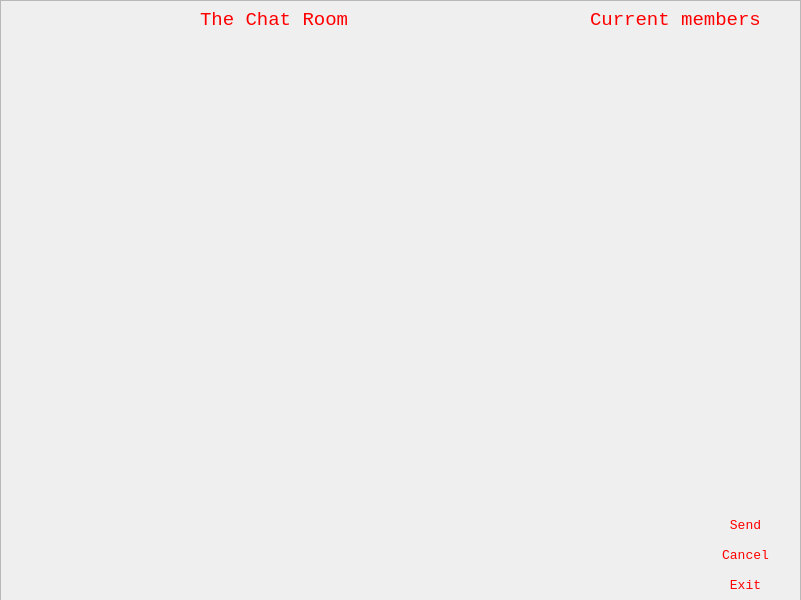
<?xml version="1.0" encoding="UTF-8"?>
<ui version="4.0">
 <class>Dialog</class>
 <widget class="QDialog" name="Dialog">
  <property name="geometry">
   <rect>
    <x>0</x>
    <y>0</y>
    <width>801</width>
    <height>600</height>
   </rect>
  </property>
  <property name="palette">
   <palette>
    <active>
     <colorrole role="ButtonText">
      <brush brushstyle="SolidPattern">
       <color alpha="255">
        <red>255</red>
        <green>255</green>
        <blue>255</blue>
       </color>
      </brush>
     </colorrole>
    </active>
    <inactive>
     <colorrole role="ButtonText">
      <brush brushstyle="SolidPattern">
       <color alpha="255">
        <red>255</red>
        <green>255</green>
        <blue>255</blue>
       </color>
      </brush>
     </colorrole>
    </inactive>
    <disabled>
     <colorrole role="ButtonText">
      <brush brushstyle="SolidPattern">
       <color alpha="255">
        <red>120</red>
        <green>120</green>
        <blue>120</blue>
       </color>
      </brush>
     </colorrole>
    </disabled>
   </palette>
  </property>
  <property name="windowTitle">
   <string>Dialog</string>
  </property>
  <property name="styleSheet">
   <string notr="true"/>
  </property>
  <widget class="QPushButton" name="sendBtnObj">
   <property name="geometry">
    <rect>
     <x>680</x>
     <y>510</y>
     <width>131</width>
     <height>31</height>
    </rect>
   </property>
   <property name="palette">
    <palette>
     <active>
      <colorrole role="WindowText">
       <brush brushstyle="SolidPattern">
        <color alpha="255">
         <red>255</red>
         <green>0</green>
         <blue>0</blue>
        </color>
       </brush>
      </colorrole>
      <colorrole role="Text">
       <brush brushstyle="SolidPattern">
        <color alpha="255">
         <red>255</red>
         <green>0</green>
         <blue>0</blue>
        </color>
       </brush>
      </colorrole>
      <colorrole role="ButtonText">
       <brush brushstyle="SolidPattern">
        <color alpha="255">
         <red>255</red>
         <green>0</green>
         <blue>0</blue>
        </color>
       </brush>
      </colorrole>
     </active>
     <inactive>
      <colorrole role="WindowText">
       <brush brushstyle="SolidPattern">
        <color alpha="255">
         <red>255</red>
         <green>0</green>
         <blue>0</blue>
        </color>
       </brush>
      </colorrole>
      <colorrole role="Text">
       <brush brushstyle="SolidPattern">
        <color alpha="255">
         <red>255</red>
         <green>0</green>
         <blue>0</blue>
        </color>
       </brush>
      </colorrole>
      <colorrole role="ButtonText">
       <brush brushstyle="SolidPattern">
        <color alpha="255">
         <red>255</red>
         <green>0</green>
         <blue>0</blue>
        </color>
       </brush>
      </colorrole>
     </inactive>
     <disabled>
      <colorrole role="WindowText">
       <brush brushstyle="SolidPattern">
        <color alpha="255">
         <red>255</red>
         <green>0</green>
         <blue>0</blue>
        </color>
       </brush>
      </colorrole>
      <colorrole role="Text">
       <brush brushstyle="SolidPattern">
        <color alpha="255">
         <red>255</red>
         <green>0</green>
         <blue>0</blue>
        </color>
       </brush>
      </colorrole>
      <colorrole role="ButtonText">
       <brush brushstyle="SolidPattern">
        <color alpha="255">
         <red>255</red>
         <green>0</green>
         <blue>0</blue>
        </color>
       </brush>
      </colorrole>
     </disabled>
    </palette>
   </property>
   <property name="font">
    <font>
     <family>Consolas</family>
     <pointsize>10</pointsize>
    </font>
   </property>
   <property name="styleSheet">
    <string notr="true">color: rgb(255, 0, 0);</string>
   </property>
   <property name="text">
    <string>Send</string>
   </property>
   <property name="flat">
    <bool>true</bool>
   </property>
  </widget>
  <widget class="QScrollArea" name="scrollArea">
   <property name="geometry">
    <rect>
     <x>0</x>
     <y>40</y>
     <width>581</width>
     <height>471</height>
    </rect>
   </property>
   <property name="styleSheet">
    <string notr="true">background-color: transparent;</string>
   </property>
   <property name="widgetResizable">
    <bool>true</bool>
   </property>
   <widget class="QWidget" name="scrollAreaWidgetContents">
    <property name="geometry">
     <rect>
      <x>0</x>
      <y>0</y>
      <width>579</width>
      <height>469</height>
     </rect>
    </property>
    <widget class="QTextBrowser" name="textBrowser">
     <property name="geometry">
      <rect>
       <x>0</x>
       <y>0</y>
       <width>581</width>
       <height>471</height>
      </rect>
     </property>
     <property name="palette">
      <palette>
       <active>
        <colorrole role="WindowText">
         <brush brushstyle="SolidPattern">
          <color alpha="255">
           <red>85</red>
           <green>255</green>
           <blue>255</blue>
          </color>
         </brush>
        </colorrole>
        <colorrole role="Button">
         <brush brushstyle="SolidPattern">
          <color alpha="0">
           <red>0</red>
           <green>0</green>
           <blue>0</blue>
          </color>
         </brush>
        </colorrole>
        <colorrole role="Light">
         <brush brushstyle="SolidPattern">
          <color alpha="255">
           <red>255</red>
           <green>255</green>
           <blue>255</blue>
          </color>
         </brush>
        </colorrole>
        <colorrole role="Midlight">
         <brush brushstyle="SolidPattern">
          <color alpha="255">
           <red>255</red>
           <green>255</green>
           <blue>255</blue>
          </color>
         </brush>
        </colorrole>
        <colorrole role="Dark">
         <brush brushstyle="SolidPattern">
          <color alpha="255">
           <red>127</red>
           <green>127</green>
           <blue>127</blue>
          </color>
         </brush>
        </colorrole>
        <colorrole role="Mid">
         <brush brushstyle="SolidPattern">
          <color alpha="255">
           <red>170</red>
           <green>170</green>
           <blue>170</blue>
          </color>
         </brush>
        </colorrole>
        <colorrole role="Text">
         <brush brushstyle="SolidPattern">
          <color alpha="255">
           <red>85</red>
           <green>255</green>
           <blue>255</blue>
          </color>
         </brush>
        </colorrole>
        <colorrole role="BrightText">
         <brush brushstyle="SolidPattern">
          <color alpha="255">
           <red>255</red>
           <green>255</green>
           <blue>255</blue>
          </color>
         </brush>
        </colorrole>
        <colorrole role="ButtonText">
         <brush brushstyle="SolidPattern">
          <color alpha="255">
           <red>85</red>
           <green>255</green>
           <blue>255</blue>
          </color>
         </brush>
        </colorrole>
        <colorrole role="Base">
         <brush brushstyle="NoBrush">
          <color alpha="255">
           <red>0</red>
           <green>0</green>
           <blue>0</blue>
          </color>
         </brush>
        </colorrole>
        <colorrole role="Window">
         <brush brushstyle="SolidPattern">
          <color alpha="0">
           <red>0</red>
           <green>0</green>
           <blue>0</blue>
          </color>
         </brush>
        </colorrole>
        <colorrole role="Shadow">
         <brush brushstyle="SolidPattern">
          <color alpha="255">
           <red>0</red>
           <green>0</green>
           <blue>0</blue>
          </color>
         </brush>
        </colorrole>
        <colorrole role="AlternateBase">
         <brush brushstyle="SolidPattern">
          <color alpha="255">
           <red>255</red>
           <green>255</green>
           <blue>255</blue>
          </color>
         </brush>
        </colorrole>
        <colorrole role="ToolTipBase">
         <brush brushstyle="SolidPattern">
          <color alpha="255">
           <red>255</red>
           <green>255</green>
           <blue>220</blue>
          </color>
         </brush>
        </colorrole>
        <colorrole role="ToolTipText">
         <brush brushstyle="SolidPattern">
          <color alpha="255">
           <red>0</red>
           <green>0</green>
           <blue>0</blue>
          </color>
         </brush>
        </colorrole>
       </active>
       <inactive>
        <colorrole role="WindowText">
         <brush brushstyle="SolidPattern">
          <color alpha="255">
           <red>85</red>
           <green>255</green>
           <blue>255</blue>
          </color>
         </brush>
        </colorrole>
        <colorrole role="Button">
         <brush brushstyle="SolidPattern">
          <color alpha="0">
           <red>0</red>
           <green>0</green>
           <blue>0</blue>
          </color>
         </brush>
        </colorrole>
        <colorrole role="Light">
         <brush brushstyle="SolidPattern">
          <color alpha="255">
           <red>255</red>
           <green>255</green>
           <blue>255</blue>
          </color>
         </brush>
        </colorrole>
        <colorrole role="Midlight">
         <brush brushstyle="SolidPattern">
          <color alpha="255">
           <red>255</red>
           <green>255</green>
           <blue>255</blue>
          </color>
         </brush>
        </colorrole>
        <colorrole role="Dark">
         <brush brushstyle="SolidPattern">
          <color alpha="255">
           <red>127</red>
           <green>127</green>
           <blue>127</blue>
          </color>
         </brush>
        </colorrole>
        <colorrole role="Mid">
         <brush brushstyle="SolidPattern">
          <color alpha="255">
           <red>170</red>
           <green>170</green>
           <blue>170</blue>
          </color>
         </brush>
        </colorrole>
        <colorrole role="Text">
         <brush brushstyle="SolidPattern">
          <color alpha="255">
           <red>85</red>
           <green>255</green>
           <blue>255</blue>
          </color>
         </brush>
        </colorrole>
        <colorrole role="BrightText">
         <brush brushstyle="SolidPattern">
          <color alpha="255">
           <red>255</red>
           <green>255</green>
           <blue>255</blue>
          </color>
         </brush>
        </colorrole>
        <colorrole role="ButtonText">
         <brush brushstyle="SolidPattern">
          <color alpha="255">
           <red>85</red>
           <green>255</green>
           <blue>255</blue>
          </color>
         </brush>
        </colorrole>
        <colorrole role="Base">
         <brush brushstyle="NoBrush">
          <color alpha="255">
           <red>0</red>
           <green>0</green>
           <blue>0</blue>
          </color>
         </brush>
        </colorrole>
        <colorrole role="Window">
         <brush brushstyle="SolidPattern">
          <color alpha="0">
           <red>0</red>
           <green>0</green>
           <blue>0</blue>
          </color>
         </brush>
        </colorrole>
        <colorrole role="Shadow">
         <brush brushstyle="SolidPattern">
          <color alpha="255">
           <red>0</red>
           <green>0</green>
           <blue>0</blue>
          </color>
         </brush>
        </colorrole>
        <colorrole role="AlternateBase">
         <brush brushstyle="SolidPattern">
          <color alpha="255">
           <red>255</red>
           <green>255</green>
           <blue>255</blue>
          </color>
         </brush>
        </colorrole>
        <colorrole role="ToolTipBase">
         <brush brushstyle="SolidPattern">
          <color alpha="255">
           <red>255</red>
           <green>255</green>
           <blue>220</blue>
          </color>
         </brush>
        </colorrole>
        <colorrole role="ToolTipText">
         <brush brushstyle="SolidPattern">
          <color alpha="255">
           <red>0</red>
           <green>0</green>
           <blue>0</blue>
          </color>
         </brush>
        </colorrole>
       </inactive>
       <disabled>
        <colorrole role="WindowText">
         <brush brushstyle="SolidPattern">
          <color alpha="255">
           <red>85</red>
           <green>255</green>
           <blue>255</blue>
          </color>
         </brush>
        </colorrole>
        <colorrole role="Button">
         <brush brushstyle="SolidPattern">
          <color alpha="0">
           <red>0</red>
           <green>0</green>
           <blue>0</blue>
          </color>
         </brush>
        </colorrole>
        <colorrole role="Light">
         <brush brushstyle="SolidPattern">
          <color alpha="255">
           <red>255</red>
           <green>255</green>
           <blue>255</blue>
          </color>
         </brush>
        </colorrole>
        <colorrole role="Midlight">
         <brush brushstyle="SolidPattern">
          <color alpha="255">
           <red>255</red>
           <green>255</green>
           <blue>255</blue>
          </color>
         </brush>
        </colorrole>
        <colorrole role="Dark">
         <brush brushstyle="SolidPattern">
          <color alpha="255">
           <red>127</red>
           <green>127</green>
           <blue>127</blue>
          </color>
         </brush>
        </colorrole>
        <colorrole role="Mid">
         <brush brushstyle="SolidPattern">
          <color alpha="255">
           <red>170</red>
           <green>170</green>
           <blue>170</blue>
          </color>
         </brush>
        </colorrole>
        <colorrole role="Text">
         <brush brushstyle="SolidPattern">
          <color alpha="255">
           <red>85</red>
           <green>255</green>
           <blue>255</blue>
          </color>
         </brush>
        </colorrole>
        <colorrole role="BrightText">
         <brush brushstyle="SolidPattern">
          <color alpha="255">
           <red>255</red>
           <green>255</green>
           <blue>255</blue>
          </color>
         </brush>
        </colorrole>
        <colorrole role="ButtonText">
         <brush brushstyle="SolidPattern">
          <color alpha="255">
           <red>85</red>
           <green>255</green>
           <blue>255</blue>
          </color>
         </brush>
        </colorrole>
        <colorrole role="Base">
         <brush brushstyle="NoBrush">
          <color alpha="255">
           <red>0</red>
           <green>0</green>
           <blue>0</blue>
          </color>
         </brush>
        </colorrole>
        <colorrole role="Window">
         <brush brushstyle="SolidPattern">
          <color alpha="0">
           <red>0</red>
           <green>0</green>
           <blue>0</blue>
          </color>
         </brush>
        </colorrole>
        <colorrole role="Shadow">
         <brush brushstyle="SolidPattern">
          <color alpha="255">
           <red>0</red>
           <green>0</green>
           <blue>0</blue>
          </color>
         </brush>
        </colorrole>
        <colorrole role="AlternateBase">
         <brush brushstyle="SolidPattern">
          <color alpha="255">
           <red>255</red>
           <green>255</green>
           <blue>255</blue>
          </color>
         </brush>
        </colorrole>
        <colorrole role="ToolTipBase">
         <brush brushstyle="SolidPattern">
          <color alpha="255">
           <red>255</red>
           <green>255</green>
           <blue>220</blue>
          </color>
         </brush>
        </colorrole>
        <colorrole role="ToolTipText">
         <brush brushstyle="SolidPattern">
          <color alpha="255">
           <red>0</red>
           <green>0</green>
           <blue>0</blue>
          </color>
         </brush>
        </colorrole>
       </disabled>
      </palette>
     </property>
     <property name="font">
      <font>
       <family>微软雅黑</family>
       <pointsize>12</pointsize>
       <stylestrategy>PreferAntialias</stylestrategy>
      </font>
     </property>
     <property name="autoFillBackground">
      <bool>false</bool>
     </property>
     <property name="styleSheet">
      <string notr="true">color: rgb(85, 255, 255);</string>
     </property>
    </widget>
   </widget>
  </widget>
  <widget class="QPushButton" name="exitBtnObj">
   <property name="geometry">
    <rect>
     <x>680</x>
     <y>570</y>
     <width>131</width>
     <height>31</height>
    </rect>
   </property>
   <property name="font">
    <font>
     <family>Consolas</family>
     <pointsize>10</pointsize>
    </font>
   </property>
   <property name="styleSheet">
    <string notr="true">color: rgb(255, 0, 0);</string>
   </property>
   <property name="text">
    <string>Exit</string>
   </property>
   <property name="flat">
    <bool>true</bool>
   </property>
  </widget>
  <widget class="QTextEdit" name="textEdit">
   <property name="geometry">
    <rect>
     <x>0</x>
     <y>510</y>
     <width>681</width>
     <height>91</height>
    </rect>
   </property>
   <property name="palette">
    <palette>
     <active>
      <colorrole role="WindowText">
       <brush brushstyle="SolidPattern">
        <color alpha="255">
         <red>255</red>
         <green>0</green>
         <blue>0</blue>
        </color>
       </brush>
      </colorrole>
      <colorrole role="Button">
       <brush brushstyle="SolidPattern">
        <color alpha="0">
         <red>0</red>
         <green>0</green>
         <blue>0</blue>
        </color>
       </brush>
      </colorrole>
      <colorrole role="Text">
       <brush brushstyle="SolidPattern">
        <color alpha="255">
         <red>255</red>
         <green>0</green>
         <blue>0</blue>
        </color>
       </brush>
      </colorrole>
      <colorrole role="ButtonText">
       <brush brushstyle="SolidPattern">
        <color alpha="255">
         <red>255</red>
         <green>0</green>
         <blue>0</blue>
        </color>
       </brush>
      </colorrole>
      <colorrole role="Base">
       <brush brushstyle="NoBrush">
        <color alpha="255">
         <red>0</red>
         <green>0</green>
         <blue>0</blue>
        </color>
       </brush>
      </colorrole>
      <colorrole role="Window">
       <brush brushstyle="SolidPattern">
        <color alpha="0">
         <red>0</red>
         <green>0</green>
         <blue>0</blue>
        </color>
       </brush>
      </colorrole>
     </active>
     <inactive>
      <colorrole role="WindowText">
       <brush brushstyle="SolidPattern">
        <color alpha="255">
         <red>255</red>
         <green>0</green>
         <blue>0</blue>
        </color>
       </brush>
      </colorrole>
      <colorrole role="Button">
       <brush brushstyle="SolidPattern">
        <color alpha="0">
         <red>0</red>
         <green>0</green>
         <blue>0</blue>
        </color>
       </brush>
      </colorrole>
      <colorrole role="Text">
       <brush brushstyle="SolidPattern">
        <color alpha="255">
         <red>255</red>
         <green>0</green>
         <blue>0</blue>
        </color>
       </brush>
      </colorrole>
      <colorrole role="ButtonText">
       <brush brushstyle="SolidPattern">
        <color alpha="255">
         <red>255</red>
         <green>0</green>
         <blue>0</blue>
        </color>
       </brush>
      </colorrole>
      <colorrole role="Base">
       <brush brushstyle="NoBrush">
        <color alpha="255">
         <red>0</red>
         <green>0</green>
         <blue>0</blue>
        </color>
       </brush>
      </colorrole>
      <colorrole role="Window">
       <brush brushstyle="SolidPattern">
        <color alpha="0">
         <red>0</red>
         <green>0</green>
         <blue>0</blue>
        </color>
       </brush>
      </colorrole>
     </inactive>
     <disabled>
      <colorrole role="WindowText">
       <brush brushstyle="SolidPattern">
        <color alpha="255">
         <red>255</red>
         <green>0</green>
         <blue>0</blue>
        </color>
       </brush>
      </colorrole>
      <colorrole role="Button">
       <brush brushstyle="SolidPattern">
        <color alpha="0">
         <red>0</red>
         <green>0</green>
         <blue>0</blue>
        </color>
       </brush>
      </colorrole>
      <colorrole role="Text">
       <brush brushstyle="SolidPattern">
        <color alpha="255">
         <red>255</red>
         <green>0</green>
         <blue>0</blue>
        </color>
       </brush>
      </colorrole>
      <colorrole role="ButtonText">
       <brush brushstyle="SolidPattern">
        <color alpha="255">
         <red>255</red>
         <green>0</green>
         <blue>0</blue>
        </color>
       </brush>
      </colorrole>
      <colorrole role="Base">
       <brush brushstyle="NoBrush">
        <color alpha="255">
         <red>0</red>
         <green>0</green>
         <blue>0</blue>
        </color>
       </brush>
      </colorrole>
      <colorrole role="Window">
       <brush brushstyle="SolidPattern">
        <color alpha="0">
         <red>0</red>
         <green>0</green>
         <blue>0</blue>
        </color>
       </brush>
      </colorrole>
     </disabled>
    </palette>
   </property>
   <property name="font">
    <font>
     <family>微软雅黑</family>
     <pointsize>12</pointsize>
    </font>
   </property>
   <property name="styleSheet">
    <string notr="true">color:rgb(255, 0, 0)</string>
   </property>
  </widget>
  <widget class="QPushButton" name="cancelBtnObj">
   <property name="geometry">
    <rect>
     <x>680</x>
     <y>540</y>
     <width>131</width>
     <height>31</height>
    </rect>
   </property>
   <property name="font">
    <font>
     <family>Consolas</family>
     <pointsize>10</pointsize>
    </font>
   </property>
   <property name="styleSheet">
    <string notr="true">color: rgb(255, 0, 0);</string>
   </property>
   <property name="text">
    <string>Cancel</string>
   </property>
   <property name="flat">
    <bool>true</bool>
   </property>
  </widget>
  <widget class="QScrollArea" name="scrollArea_2">
   <property name="geometry">
    <rect>
     <x>580</x>
     <y>40</y>
     <width>221</width>
     <height>471</height>
    </rect>
   </property>
   <property name="styleSheet">
    <string notr="true">background-color: transparent;</string>
   </property>
   <property name="widgetResizable">
    <bool>true</bool>
   </property>
   <widget class="QWidget" name="scrollAreaWidgetContents_2">
    <property name="geometry">
     <rect>
      <x>0</x>
      <y>0</y>
      <width>219</width>
      <height>469</height>
     </rect>
    </property>
    <widget class="QTextBrowser" name="textBrowser_2">
     <property name="geometry">
      <rect>
       <x>0</x>
       <y>0</y>
       <width>241</width>
       <height>471</height>
      </rect>
     </property>
     <property name="palette">
      <palette>
       <active>
        <colorrole role="Button">
         <brush brushstyle="SolidPattern">
          <color alpha="0">
           <red>0</red>
           <green>0</green>
           <blue>0</blue>
          </color>
         </brush>
        </colorrole>
        <colorrole role="Text">
         <brush brushstyle="SolidPattern">
          <color alpha="255">
           <red>255</red>
           <green>0</green>
           <blue>0</blue>
          </color>
         </brush>
        </colorrole>
        <colorrole role="Base">
         <brush brushstyle="NoBrush">
          <color alpha="255">
           <red>0</red>
           <green>0</green>
           <blue>0</blue>
          </color>
         </brush>
        </colorrole>
        <colorrole role="Window">
         <brush brushstyle="SolidPattern">
          <color alpha="0">
           <red>0</red>
           <green>0</green>
           <blue>0</blue>
          </color>
         </brush>
        </colorrole>
       </active>
       <inactive>
        <colorrole role="Button">
         <brush brushstyle="SolidPattern">
          <color alpha="0">
           <red>0</red>
           <green>0</green>
           <blue>0</blue>
          </color>
         </brush>
        </colorrole>
        <colorrole role="Text">
         <brush brushstyle="SolidPattern">
          <color alpha="255">
           <red>255</red>
           <green>0</green>
           <blue>0</blue>
          </color>
         </brush>
        </colorrole>
        <colorrole role="Base">
         <brush brushstyle="NoBrush">
          <color alpha="255">
           <red>0</red>
           <green>0</green>
           <blue>0</blue>
          </color>
         </brush>
        </colorrole>
        <colorrole role="Window">
         <brush brushstyle="SolidPattern">
          <color alpha="0">
           <red>0</red>
           <green>0</green>
           <blue>0</blue>
          </color>
         </brush>
        </colorrole>
       </inactive>
       <disabled>
        <colorrole role="Button">
         <brush brushstyle="SolidPattern">
          <color alpha="0">
           <red>0</red>
           <green>0</green>
           <blue>0</blue>
          </color>
         </brush>
        </colorrole>
        <colorrole role="Text">
         <brush brushstyle="SolidPattern">
          <color alpha="255">
           <red>120</red>
           <green>120</green>
           <blue>120</blue>
          </color>
         </brush>
        </colorrole>
        <colorrole role="Base">
         <brush brushstyle="NoBrush">
          <color alpha="255">
           <red>0</red>
           <green>0</green>
           <blue>0</blue>
          </color>
         </brush>
        </colorrole>
        <colorrole role="Window">
         <brush brushstyle="SolidPattern">
          <color alpha="0">
           <red>0</red>
           <green>0</green>
           <blue>0</blue>
          </color>
         </brush>
        </colorrole>
       </disabled>
      </palette>
     </property>
     <property name="font">
      <font>
       <family>微软雅黑</family>
       <pointsize>12</pointsize>
      </font>
     </property>
     <property name="styleSheet">
      <string notr="true"/>
     </property>
    </widget>
   </widget>
  </widget>
  <widget class="QLabel" name="label">
   <property name="geometry">
    <rect>
     <x>200</x>
     <y>0</y>
     <width>201</width>
     <height>41</height>
    </rect>
   </property>
   <property name="palette">
    <palette>
     <active>
      <colorrole role="Text">
       <brush brushstyle="SolidPattern">
        <color alpha="255">
         <red>255</red>
         <green>0</green>
         <blue>0</blue>
        </color>
       </brush>
      </colorrole>
      <colorrole role="ButtonText">
       <brush brushstyle="SolidPattern">
        <color alpha="255">
         <red>255</red>
         <green>0</green>
         <blue>0</blue>
        </color>
       </brush>
      </colorrole>
     </active>
     <inactive>
      <colorrole role="Text">
       <brush brushstyle="SolidPattern">
        <color alpha="255">
         <red>255</red>
         <green>0</green>
         <blue>0</blue>
        </color>
       </brush>
      </colorrole>
      <colorrole role="ButtonText">
       <brush brushstyle="SolidPattern">
        <color alpha="255">
         <red>255</red>
         <green>0</green>
         <blue>0</blue>
        </color>
       </brush>
      </colorrole>
     </inactive>
     <disabled>
      <colorrole role="Text">
       <brush brushstyle="SolidPattern">
        <color alpha="255">
         <red>120</red>
         <green>120</green>
         <blue>120</blue>
        </color>
       </brush>
      </colorrole>
      <colorrole role="ButtonText">
       <brush brushstyle="SolidPattern">
        <color alpha="255">
         <red>120</red>
         <green>120</green>
         <blue>120</blue>
        </color>
       </brush>
      </colorrole>
     </disabled>
    </palette>
   </property>
   <property name="font">
    <font>
     <family>Consolas</family>
     <pointsize>14</pointsize>
    </font>
   </property>
   <property name="text">
    <string>&lt;html&gt;&lt;head/&gt;&lt;body&gt;&lt;p&gt;&lt;span style=&quot; color:#ff0000;&quot;&gt;The Chat Room&lt;/span&gt;&lt;/p&gt;&lt;/body&gt;&lt;/html&gt;</string>
   </property>
  </widget>
  <widget class="QFrame" name="frame">
   <property name="geometry">
    <rect>
     <x>0</x>
     <y>0</y>
     <width>801</width>
     <height>601</height>
    </rect>
   </property>
   <property name="styleSheet">
    <string notr="true">#frame{background-image: url(:/newPrefix/img/background.jpg);}</string>
   </property>
   <property name="frameShape">
    <enum>QFrame::StyledPanel</enum>
   </property>
   <property name="frameShadow">
    <enum>QFrame::Raised</enum>
   </property>
   <widget class="QLabel" name="label_2">
    <property name="geometry">
     <rect>
      <x>590</x>
      <y>0</y>
      <width>211</width>
      <height>41</height>
     </rect>
    </property>
    <property name="palette">
     <palette>
      <active>
       <colorrole role="Text">
        <brush brushstyle="SolidPattern">
         <color alpha="255">
          <red>255</red>
          <green>0</green>
          <blue>0</blue>
         </color>
        </brush>
       </colorrole>
      </active>
      <inactive>
       <colorrole role="Text">
        <brush brushstyle="SolidPattern">
         <color alpha="255">
          <red>255</red>
          <green>0</green>
          <blue>0</blue>
         </color>
        </brush>
       </colorrole>
      </inactive>
      <disabled>
       <colorrole role="Text">
        <brush brushstyle="SolidPattern">
         <color alpha="255">
          <red>120</red>
          <green>120</green>
          <blue>120</blue>
         </color>
        </brush>
       </colorrole>
      </disabled>
     </palette>
    </property>
    <property name="font">
     <font>
      <family>Consolas</family>
      <pointsize>14</pointsize>
     </font>
    </property>
    <property name="text">
     <string>&lt;html&gt;&lt;head/&gt;&lt;body&gt;&lt;p&gt;&lt;span style=&quot; color:#ff0000;&quot;&gt;Current members&lt;/span&gt;&lt;/p&gt;&lt;/body&gt;&lt;/html&gt;</string>
    </property>
   </widget>
  </widget>
  <zorder>frame</zorder>
  <zorder>sendBtnObj</zorder>
  <zorder>exitBtnObj</zorder>
  <zorder>cancelBtnObj</zorder>
  <zorder>scrollArea_2</zorder>
  <zorder>label</zorder>
  <zorder>textEdit</zorder>
  <zorder>scrollArea</zorder>
 </widget>
 <resources>
  <include location="img.qrc"/>
  <include location="back.qrc"/>
 </resources>
 <connections>
  <connection>
   <sender>sendBtnObj</sender>
   <signal>clicked()</signal>
   <receiver>sendBtnObj</receiver>
   <slot>update()</slot>
   <hints>
    <hint type="sourcelabel">
     <x>261</x>
     <y>225</y>
    </hint>
    <hint type="destinationlabel">
     <x>261</x>
     <y>225</y>
    </hint>
   </hints>
  </connection>
  <connection>
   <sender>cancelBtnObj</sender>
   <signal>clicked()</signal>
   <receiver>cancelBtnObj</receiver>
   <slot>update()</slot>
   <hints>
    <hint type="sourcelabel">
     <x>520</x>
     <y>455</y>
    </hint>
    <hint type="destinationlabel">
     <x>520</x>
     <y>455</y>
    </hint>
   </hints>
  </connection>
  <connection>
   <sender>exitBtnObj</sender>
   <signal>clicked()</signal>
   <receiver>exitBtnObj</receiver>
   <slot>update()</slot>
   <hints>
    <hint type="sourcelabel">
     <x>520</x>
     <y>485</y>
    </hint>
    <hint type="destinationlabel">
     <x>520</x>
     <y>485</y>
    </hint>
   </hints>
  </connection>
  <connection>
   <sender>textBrowser</sender>
   <signal>textChanged()</signal>
   <receiver>textBrowser</receiver>
   <slot>update()</slot>
   <hints>
    <hint type="sourcelabel">
     <x>281</x>
     <y>246</y>
    </hint>
    <hint type="destinationlabel">
     <x>281</x>
     <y>246</y>
    </hint>
   </hints>
  </connection>
 </connections>
</ui>
